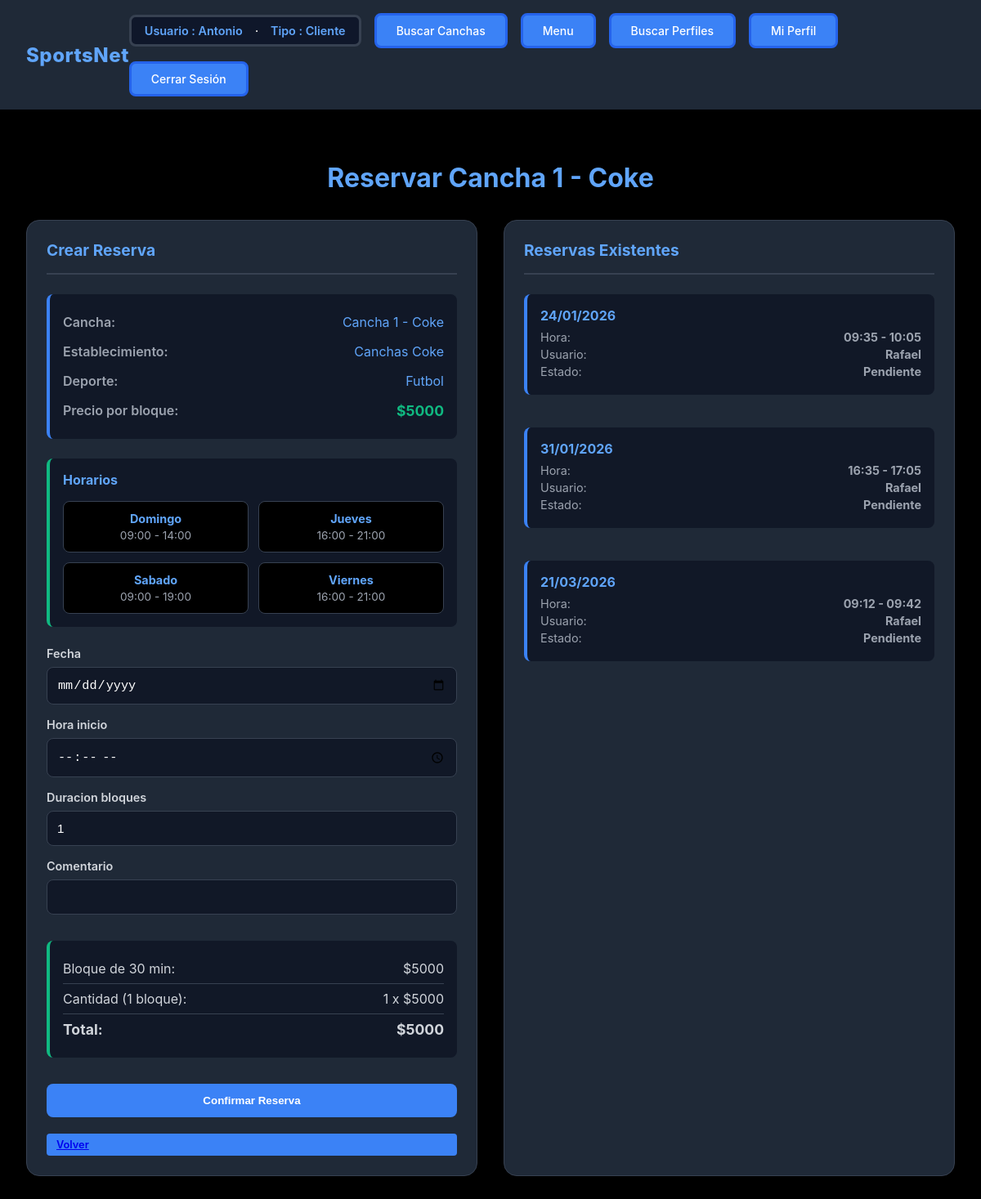
Page /cancha/1/crear/reservas (signed in) on the committed database.
### cuentas/models.py (models this page shows, shortened)
class Usuario (AbstractUser):
    email = models.EmailField(unique=True, blank=False, null=False)
    first_name = models.CharField(max_length=150, blank=False)
    last_name = models.CharField(max_length=150, blank=False)
    telefono = models.CharField(max_length=20, blank=False, null=False)
    fecha_nacimiento = models.DateField(blank=False, null=False)

### establecimientos/models.py (models this page shows, shortened)
class Cancha (models.Model):
    TIPOS_SUPERFICIES = [
        ("Pasto_Natural", "Pasto Natural"),
        ("Pasto_Sintético","Pasto Sintético"),
        ("Cemento","Cemento"),
        ("Arcilla","Arcilla"),
        ("Madera","Madera"),
        ("Caucho","Caucho"),
        ("Vinilo","Vinilo"),
        ]
    TIPOS_ILUMINACION = {
        ("LED","LED"),
        ("Natural", "Natural"),
        ("Mixta","Mixta"),
        ("Halogena","Halogena"),
        ("Fluorecente","Fluorecente"),
    }
    DEPORTES = [
        ("Futbol", "Futbol"),
        ("Basquetball","Basquetball"),
        ("Voleyball","Voleyball"),
        ("Tenis","Tenis"),
        ("Rugby","Rugby"),
        ("Handball","Handball"),
        ("Bowling","Bowling"),
        ("Squash","Squash"),
        ("Padel","Padel"),
        ("Otro","Otro"),
        ("---","---"),
    ]
    establecimiento = models.ForeignKey(Establecimiento, on_delete=models.CASCADE, related_name="canchas")
    deporte = models.CharField(max_length=20, choices=DEPORTES, default="---",blank=False, null=False)
    nombre = models.CharField(max_length=25,blank=False, null=False)
    superficie = models.CharField(max_length=25, choices=TIPOS_SUPERFICIES,blank=False, null=False)
    iluminacion = models.CharField(max_length=20, choices=TIPOS_ILUMINACION,blank=False, null=False)
    interior = models.BooleanField(default=False)
    valor_por_bloque = models.DecimalField(max_digits=10, decimal_places=0,blank=False, null=False)

class Establecimiento (models.Model):
    dueno = models.ForeignKey(Dueno, on_delete=models.CASCADE, related_name="establecimientos")
    nombre = models.CharField(max_length=50, unique=True,blank=False, null=False)
    direccion = models.CharField(max_length=100,blank=False, null=False)
    telefono_contacto = models.CharField(max_length=20,blank=False, null=False)
    correo_contacto = models.EmailField(blank=False, null=False)
    estacionamiento_disponible = models.BooleanField(default=False)
    camarines_disponible = models.BooleanField(default=False)
    latitud = models.FloatField(null=True, blank=True)
    longitud = models.FloatField(null=True, blank=True)

class HorarioEstablecimiento(models.Model):
    DIAS_SEMANA = [
        ("Lunes","Lunes"),
        ("Martes","Martes"),
        ("Miercoles","Miercoles"),
        ("Jueves","Jueves"),
        ("Viernes","Viernes"),
        ("Sabado","Sabado"),
        ("Domingo","Domingo")
    ]
    establecimiento = models.ForeignKey(Establecimiento, on_delete=models.CASCADE, related_name="horarios")
    dia = models.CharField(max_length=20, choices=DIAS_SEMANA)
    hora_apertura = models.TimeField()
    hora_cierre = models.TimeField()

### reservas/models.py (models this page shows, shortened)
class Reserva (models.Model):
    ESTADOS = [("PENDIENTE","Pendiente"),
               ("CONFIRMADA","Confirmada"),
               ("CANCELADA","Cancelada"),
               ("TERMINADA","Terminada"),
               ("EN_CURSO","En Curso"),
               ]
    cancha = models.ForeignKey(Cancha, on_delete=models.SET_NULL, related_name="reservas",null=True,default="---")
    usuario = models.ForeignKey(Usuario, on_delete=models.CASCADE, related_name="reservas")
    fecha = models.DateField(default=timezone.now,blank=False, null=False)
    hora_inicio = models.TimeField(blank=False, null=False)
    duracion_bloques = models.PositiveIntegerField(default=1,blank=False, null=False )
    estado = models.CharField(max_length=20, choices=ESTADOS, default="PENDIENTE")
    precio_total = models.DecimalField(max_digits=10, decimal_places=0, null=True, blank = True)
    comentario = models.CharField(max_length=100, blank=True, null =True)
    fecha_creacion = models.DateTimeField(auto_now_add=True)
    def hora_fin (self):
        inicio = datetime.combine(self.fecha, self.hora_inicio)
        fin = inicio + timedelta(minutes=self.duracion_bloques*30)
        return fin.time()

### reservas/views.py (the view)
# urls.py: path("cancha/<int:cancha_id>/crear/reservas", views.crear_reserva , name="crear_reserva"),
@login_required(login_url="cuentas:login_cuenta")
@require_http_methods(["GET", "POST"])
def crear_reserva(request, cancha_id):
    cancha = get_object_or_404(Cancha, id=cancha_id)
    reservas_cancha = Reserva.objects.filter(
        cancha=cancha,
        estado__in=["PENDIENTE", "CONFIRMADA","EN_CURSO"]
    ).select_related("usuario").order_by("fecha", "hora_inicio")
    horarios = HorarioEstablecimiento.objects.filter(
        establecimiento=cancha.establecimiento
    ).order_by('dia')
    if request.method == "POST":
        form = CrearReservaForm(request.POST, cancha=cancha)
        if form.is_valid():
            reserva = form.save(commit=False)
            reserva.cancha = cancha
            reserva.usuario = request.user
            if conflicto_hora(reserva):
                messages.error(request, "Ya existe una reserva en ese horario")
                return render(request, "crear_reserva.html", {
                    "form": form,
                    "cancha": cancha,
                    "reservas_cancha": reservas_cancha,
                    "horarios": horarios,
                })
            reserva.save()
            messages.success(request, "Reserva creada")
            return redirect("cuentas:invitar_a_reserva", reserva_id=reserva.id)
    else:
        form = CrearReservaForm(cancha=cancha)
    for reserva in reservas_cancha:
        reserva.hora_fin = reserva.hora_fin()
    return render(request, "crear_reserva.html", {
        "form": form,
        "cancha": cancha,
        "reservas_cancha": reservas_cancha,
        "horarios": horarios,
    })

### reservas/templates/crear_reserva.html (shortened to what this page needs)
{% extends 'base.html' %}
{% load static %}
{% block extra_css %}
  <link rel="stylesheet" href="{% static 'css/crear_reserva.css' %}">
{% endblock %}
{% block contenido %}
<div class="reserva-container">
  <h1 class="reserva-title">Reservar {{ cancha.nombre }}</h1>
  <div class="contenedor-dos-columnas">
    <div class="columna-formulario">
      <h2 class="seccion-titulo">Crear Reserva</h2>
      <div class="cancha-info">
        <div class="info-item">
          <span class="info-label">Cancha:</span>
          <span class="info-valor">{{ cancha.nombre }}</span>
        </div>
        <div class="info-item">
          <span class="info-label">Establecimiento:</span>
          <span class="info-valor">{{ cancha.establecimiento.nombre }}</span>
        </div>
        <div class="info-item">
          <span class="info-label">Deporte:</span>
          <span class="info-valor">{{ cancha.get_deporte_display }}</span>
        </div>
        <div class="info-item">
          <span class="info-label">Precio por bloque:</span>
          <span class="precio-destaque">${{ cancha.valor_por_bloque }}</span>
        </div>
      </div>
      {% if horarios %}
        <div class="horarios-disponibles">
          <h3 style="color: #60a5fa; font-size: 1rem; margin-bottom: 1rem;">Horarios</h3>
          <div class="horarios-grid">
            {% for horario in horarios %}
              <div class="horario-card">
                <div class="horario-dia">{{ horario.get_dia_display }}</div>
                <div class="horario-horas">{{ horario.hora_apertura|time:"H:i" }} - {{ horario.hora_cierre|time:"H:i" }}</div>
              </div>
            {% endfor %}
          </div>
        </div>
      {% endif %}
      <form method="POST" class="formulario" novalidate>
        <div class="form-group">
          <label for="{{ form.fecha.id_for_label }}">{{ form.fecha.label }}</label>
          {{ form.fecha }}
        </div>
        <div class="form-group">
          <label for="{{ form.hora_inicio.id_for_label }}">{{ form.hora_inicio.label }}</label>
          {{ form.hora_inicio }}
        </div>
        <div class="form-group">
          <label for="{{ form.duracion_bloques.id_for_label }}">{{ form.duracion_bloques.label }}</label>
          {{ form.duracion_bloques }}
        </div>
        <div class="form-group">
          <label for="{{ form.comentario.id_for_label }}">{{ form.comentario.label }}</label>
          {{ form.comentario }}
        </div>
        <div class="resumen">
          <div class="resumen-item">
            <span>Bloque de 30 min:</span>
            <span>${{ cancha.valor_por_bloque }}</span>
          </div>
          <div class="resumen-item">
            <span id="cantidad-label">Cantidad (1 bloque):</span>
            <span id="cantidad-valor">1 x ${{ cancha.valor_por_bloque }}</span>
          </div>
          <div class="resumen-item">
            <span>Total:</span>
            <span id="total-precio">${{ cancha.valor_por_bloque }}</span>
          </div>
        </div>
        <button type="submit" class="boton-reservar">Confirmar Reserva</button>
      </form>
<br>
      <div class="volver">
        <a href="{% url 'establecimientos:ver_establecimiento' cancha.establecimiento.id %}">Volver</a>
      </div>
    </div>
    <div class="columna-reservas">
      <h2 class="seccion-titulo">Reservas Existentes</h2>
      {% if reservas_cancha %}
        <div class="reservas-lista">
          {% for reserva in reservas_cancha %}
            <div class="cancha-info">
              <div class="reserva-fecha">{{ reserva.fecha|date:"d/m/Y" }}</div>
              <div class="reserva-detalle">
                <span>Hora:</span>
                <strong>{{ reserva.hora_inicio|time:"H:i" }} - {{ reserva.hora_fin|time:"H:i" }}</strong>
              </div>
              <div class="reserva-detalle">
                <span>Usuario:</span>
                <strong>{{ reserva.usuario}}</strong>
              </div>
              <div class="reserva-detalle">
                <span>Estado:</span>
                <strong>{{ reserva.get_estado_display}}</strong>
              </div>
            </div>
          {% endfor %}
        </div>
      {% else %}
        <div class="sin-reservas">
          <p>No se han hecho reservas en esta cancha</p>
        </div>
      {% endif %}
    </div>
  </div>
</div>
{% endblock %}

### cuentas/templates/base.html (shortened to what this page needs)
{% load static %}
<!DOCTYPE html>
<html lang="es">
<head>
    {% load static %}
<link rel="stylesheet" href="{% static 'css/base.css' %}">
    {% block extra_css %}
    {% endblock %}
</head>
<body>
    <header class="header">
        <div class="sn-container">
            <a href="{% url 'cuentas:home' %}">
                <span class="sn-text">SportsNet</span>
            </a>
        </div>
        <nav class="nav">
        {% if user.is_authenticated %}
                <div class="user-badge">
                    <span class="user-name">Usuario : {{ user.get_username }} </span>
                    <hr>
                    {% if user.perfil_dueno %}
                    <span class="user-name">Tipo : Dueno </span>
                    {% elif user.perfil_cliente %}
                    <span class="user-name">Tipo : Cliente</span>
                    {% endif %}
                </div>
        {% endif %}
            <a href="{% url 'establecimientos:buscar_canchas' %}" class="nav-button">Buscar Canchas</a>
            {% if user.is_authenticated %}
                {% if user.perfil_dueno %}
                    <a href="{% url 'cuentas:SportsNet_dueno' %}" class="nav-button">Menu</a>
                    <a href="{% url 'cuentas:buscar_perfiles' %}" class="nav-button">Buscar Perfiles</a>
                {% elif user.perfil_cliente %}
                    <a href="{% url 'cuentas:SportsNet_cliente' %}" class="nav-button">Menu</a>
                    <a href="{% url 'cuentas:buscar_perfiles' %}" class="nav-button">Buscar Perfiles</a>
                {% endif %}
                <a href="{% url 'cuentas:perfil_usuario' %}" class="nav-button">Mi Perfil</a>
                <a href="{% url 'cuentas:cerrar_sesion' %}" class="nav-button">Cerrar Sesión</a>
            {% else %}
                <a href="{% url 'cuentas:login_cuenta' %}" class="nav-button">Iniciar Sesión</a>
                <a href="{% url 'cuentas:registro' %}" class="nav-button">Registrarse</a>
            {% endif %}
        </nav>
    </header>
    <main>
        {% block contenido %}
        {% endblock %}
    </main>
</body>
</html>

### rows in the picture
Usuario: get_username "Antonio"
Cancha: nombre "Cancha 1 - Coke", establecimiento.nombre "Canchas Coke", deporte "Futbol", valor_por_bloque "5000"
HorarioEstablecimiento: dia "Domingo", hora_apertura "09:00", hora_cierre "14:00"
HorarioEstablecimiento: dia "Jueves", hora_apertura "16:00", hora_cierre "21:00"
HorarioEstablecimiento: dia "Sabado", hora_apertura "09:00", hora_cierre "19:00"
HorarioEstablecimiento: dia "Viernes", hora_apertura "16:00", hora_cierre "21:00"
Reserva: fecha "24/01/2026", hora_inicio "09:35", hora_fin "10:05", usuario "Rafael", estado "Pendiente"
Reserva: fecha "31/01/2026", hora_inicio "16:35", hora_fin "17:05", usuario "Rafael", estado "Pendiente"
Reserva: fecha "21/03/2026", hora_inicio "09:12", hora_fin "09:42", usuario "Rafael", estado "Pendiente"
